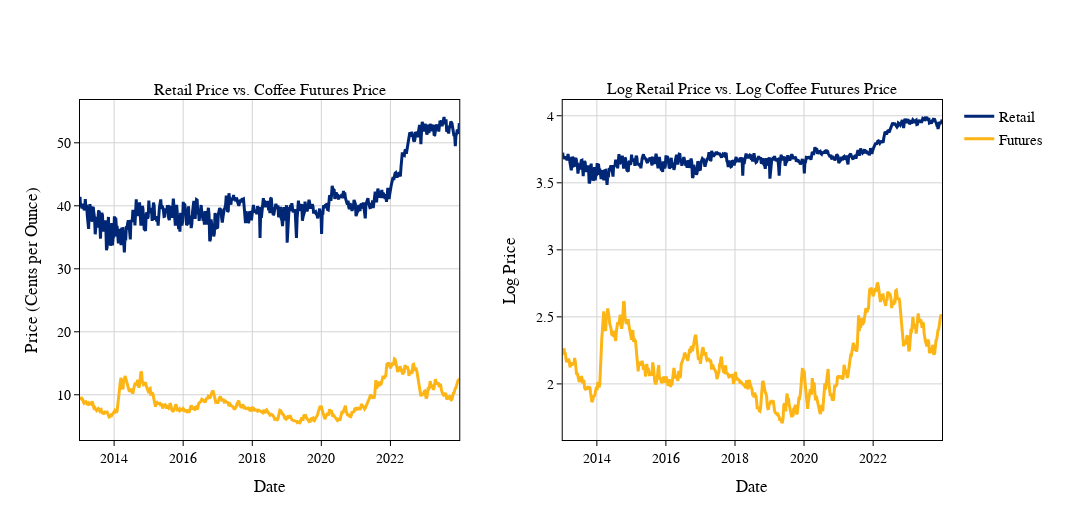

Notebook source saved alongside this figure:
### Markdown cell above
## 2. Visualization

Plot retail ground coffee prices against coffee futures prices over time.

### Code cell
# =============================================================================
# Time Series Plot: Retail vs. Futures Prices (Side by Side)
# =============================================================================

from plotly.subplots import make_subplots

fig = make_subplots(
    rows=1, cols=2,
    subplot_titles=("Retail Price vs. Coffee Futures Price", 
                    "Log Retail Price vs. Log Coffee Futures Price"),
    horizontal_spacing=0.12
)

# Left plot: Original prices
fig.add_trace(
    go.Scatter(
        x=df_weekly["date"],
        y=df_weekly["price"],
        mode="lines",
        name="Retail",
        line=dict(color=BERKELEY_BLUE, width=3),
        showlegend=True,
    ),
    row=1, col=1
)

fig.add_trace(
    go.Scatter(
        x=df_weekly["date"],
        y=df_weekly["cost"],
        mode="lines",
        name="Futures",
        line=dict(color=CALIFORNIA_GOLD, width=3),
        showlegend=True,
    ),
    row=1, col=1
)

# Right plot: Log prices
fig.add_trace(
    go.Scatter(
        x=df_weekly["date"],
        y=df_weekly["lp"],
        mode="lines",
        name="Retail",
        line=dict(color=BERKELEY_BLUE, width=3),
        showlegend=False,
    ),
    row=1, col=2
)

fig.add_trace(
    go.Scatter(
        x=df_weekly["date"],
        y=df_weekly["lc"],
        mode="lines",
        name="Futures",
        line=dict(color=CALIFORNIA_GOLD, width=3),
        showlegend=False,
    ),
    row=1, col=2
)

fig.update_xaxes(
    title_text="Date",
    showgrid=True, gridcolor="lightgray", zeroline=False,
    linecolor="black", linewidth=1, mirror=True,
    ticks="outside", tickwidth=1, tickcolor="black",
    row=1, col=1
)

fig.update_xaxes(
    title_text="Date",
    showgrid=True, gridcolor="lightgray", zeroline=False,
    linecolor="black", linewidth=1, mirror=True,
    ticks="outside", tickwidth=1, tickcolor="black",
    row=1, col=2
)

fig.update_yaxes(
    title_text="Price (Cents per Ounce)",
    showgrid=True, gridcolor="lightgray", zeroline=False,
    linecolor="black", linewidth=1, mirror=True,
    ticks="outside", tickwidth=1, tickcolor="black",
    row=1, col=1
)

fig.update_yaxes(
    title_text="Log Price",
    showgrid=True, gridcolor="lightgray", zeroline=False,
    linecolor="black", linewidth=1, mirror=True,
    ticks="outside", tickwidth=1, tickcolor="black",
    row=1, col=2
)

fig.update_layout(
    font=dict(family="Times New Roman", size=14, color="black"),
    template="simple_white",
    legend=dict(
        x=1.02, y=1, xanchor="left", yanchor="top",
        font=dict(size=15), bgcolor="rgba(255,255,255,0)", bordercolor="rgba(0,0,0,0)",
    ),
    margin=dict(r=150),
    width=1200,
    height=520,
)

fig.show()
fig.write_image(PLOT_FOLDER / "Price_Cost.png")

### Figure 1 — Plotly figure (JSON) as saved in the notebook; plotly's stock layout.template omitted (floating-point values rounded to 4 significant figures; data arrays with more than 128 entries replaced by an {"elided": "..."} marker saying what was removed)
{"data": [{"line": {"color": "#002676", "width": 3}, "mode": "lines", "name": "Retail", "showlegend": true, "type": "scatter", "x": {"elided": "574 str values"}, "xaxis": "x", "y": {"elided": "574 float values"}, "yaxis": "y"}, {"line": {"color": "#FDB515", "width": 3}, "mode": "lines", "name": "Futures", "showlegend": true, "type": "scatter", "x": {"elided": "574 str values"}, "xaxis": "x", "y": {"elided": "574 float values"}, "yaxis": "y"}, {"line": {"color": "#002676", "width": 3}, "mode": "lines", "name": "Retail", "showlegend": false, "type": "scatter", "x": {"elided": "574 str values"}, "xaxis": "x2", "y": {"elided": "574 float values"}, "yaxis": "y2"}, {"line": {"color": "#FDB515", "width": 3}, "mode": "lines", "name": "Futures", "showlegend": false, "type": "scatter", "x": {"elided": "574 str values"}, "xaxis": "x2", "y": {"elided": "574 float values"}, "yaxis": "y2"}], "layout": {"annotations": [{"font": {"size": 16}, "showarrow": false, "text": "Retail Price vs. Coffee Futures Price", "x": 0.22, "xanchor": "center", "xref": "paper", "y": 1, "yanchor": "bottom", "yref": "paper"}, {"font": {"size": 16}, "showarrow": false, "text": "Log Retail Price vs. Log Coffee Futures Price", "x": 0.78, "xanchor": "center", "xref": "paper", "y": 1, "yanchor": "bottom", "yref": "paper"}], "font": {"color": "black", "family": "Times New Roman", "size": 14}, "height": 520, "legend": {"bgcolor": "rgba(255,255,255,0)", "bordercolor": "rgba(0,0,0,0)", "font": {"size": 15}, "x": 1.02, "xanchor": "left", "y": 1, "yanchor": "top"}, "margin": {"r": 150}, "width": 1200, "xaxis": {"anchor": "y", "domain": [0, 0.44], "gridcolor": "lightgray", "linecolor": "black", "linewidth": 1, "mirror": true, "showgrid": true, "tickcolor": "black", "ticks": "outside", "tickwidth": 1, "title": {"text": "Date"}, "zeroline": false}, "xaxis2": {"anchor": "y2", "domain": [0.56, 1], "gridcolor": "lightgray", "linecolor": "black", "linewidth": 1, "mirror": true, "showgrid": true, "tickcolor": "black", "ticks": "outside", "tickwidth": 1, "title": {"text": "Date"}, "zeroline": false}, "yaxis": {"anchor": "x", "domain": [0, 1], "gridcolor": "lightgray", "linecolor": "black", "linewidth": 1, "mirror": true, "showgrid": true, "tickcolor": "black", "ticks": "outside", "tickwidth": 1, "title": {"text": "Price (Cents per Ounce)"}, "zeroline": false}, "yaxis2": {"anchor": "x2", "domain": [0, 1], "gridcolor": "lightgray", "linecolor": "black", "linewidth": 1, "mirror": true, "showgrid": true, "tickcolor": "black", "ticks": "outside", "tickwidth": 1, "title": {"text": "Log Price"}, "zeroline": false}}}
